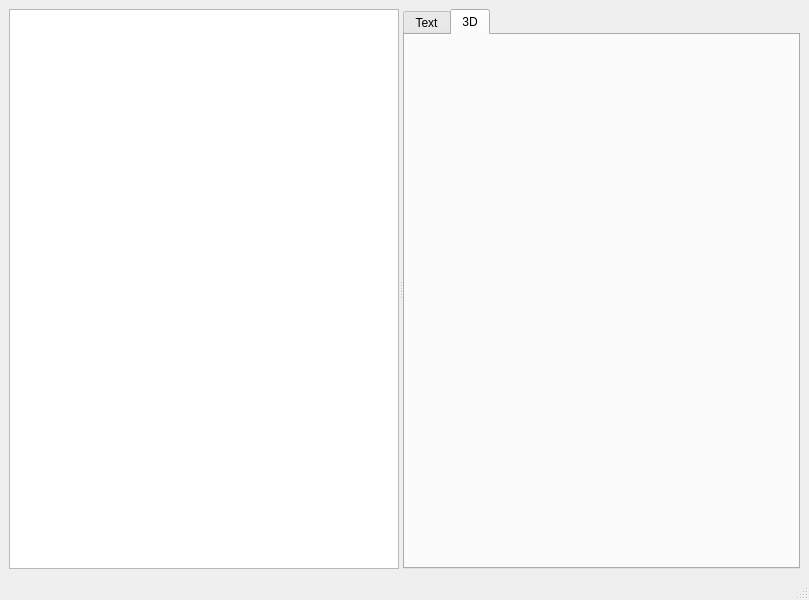
<?xml version="1.0" encoding="UTF-8"?>
<ui version="4.0">
 <class>MainWindow</class>
 <widget class="QMainWindow" name="MainWindow">
  <property name="geometry">
   <rect>
    <x>0</x>
    <y>0</y>
    <width>809</width>
    <height>600</height>
   </rect>
  </property>
  <property name="windowTitle">
   <string>DFS Viewer</string>
  </property>
  <widget class="QWidget" name="centralwidget">
   <layout class="QVBoxLayout" name="verticalLayout">
    <item>
     <widget class="QSplitter" name="splitter">
      <property name="sizePolicy">
       <sizepolicy hsizetype="Expanding" vsizetype="Expanding">
        <horstretch>0</horstretch>
        <verstretch>0</verstretch>
       </sizepolicy>
      </property>
      <property name="orientation">
       <enum>Qt::Orientation::Horizontal</enum>
      </property>
      <widget class="QTreeView" name="treeView"/>
      <widget class="QTabWidget" name="contentTabWidget">
       <property name="currentIndex">
        <number>1</number>
       </property>
       <widget class="QWidget" name="contentTabWidgetPage1" native="true">
        <attribute name="title">
         <string>Text</string>
        </attribute>
        <layout class="QVBoxLayout" name="verticalLayout_2">
         <property name="leftMargin">
          <number>0</number>
         </property>
         <property name="topMargin">
          <number>0</number>
         </property>
         <property name="rightMargin">
          <number>0</number>
         </property>
         <property name="bottomMargin">
          <number>0</number>
         </property>
         <item>
          <widget class="QPlainTextEdit" name="plainTextEdit">
           <property name="readOnly">
            <bool>true</bool>
           </property>
          </widget>
         </item>
        </layout>
       </widget>
       <widget class="ModelWidget" name="contentTabWidgetPage2" native="true">
        <property name="sizePolicy">
         <sizepolicy hsizetype="Expanding" vsizetype="Expanding">
          <horstretch>0</horstretch>
          <verstretch>0</verstretch>
         </sizepolicy>
        </property>
        <attribute name="title">
         <string>3D</string>
        </attribute>
        <layout class="QVBoxLayout" name="verticalLayout_3"/>
       </widget>
      </widget>
     </widget>
    </item>
   </layout>
  </widget>
  <widget class="QMenuBar" name="menubar">
   <property name="geometry">
    <rect>
     <x>0</x>
     <y>0</y>
     <width>809</width>
     <height>37</height>
    </rect>
   </property>
  </widget>
  <widget class="QStatusBar" name="statusbar"/>
 </widget>
 <customwidgets>
  <customwidget>
   <class>ModelWidget</class>
   <extends>QWidget</extends>
   <header>modelWidget.h</header>
   <container>1</container>
  </customwidget>
 </customwidgets>
 <resources/>
 <connections/>
</ui>
